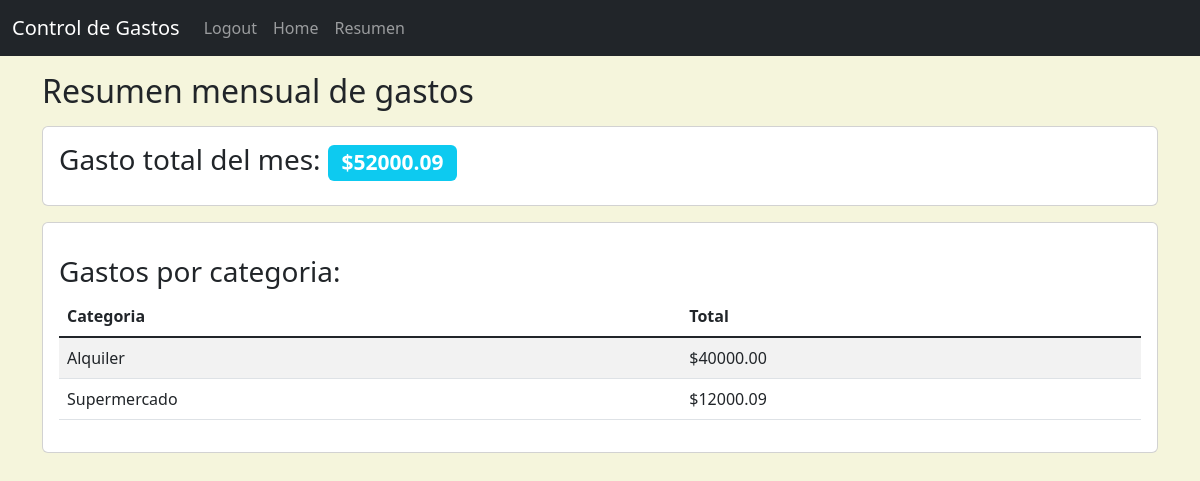
/resumen (signed in), run on the app's committed database.
### website/models.py (models this page shows, shortened)
class Category(db.Model):
    id = db.Column(db.Integer, primary_key=True)
    description = db.Column(db.String(100))

### website/views.py (the view)
@views.route('/resumen')
@login_required
def resumen():
    total = db.session.query(func.sum(Spent.amount).label('total')).filter(
        Spent.user_id == current_user.id).first().total
    gastos_categoria = db.session.query(Category.description, func.sum(Spent.amount)).join(
        Category).filter(Spent.user_id == current_user.id).group_by(Category.id).all()
    print(gastos_categoria)
    return render_template('resumen.html', user=current_user, total=total, gastos_categoria=gastos_categoria)

### website/__init__.py (called while the page is built)
def create_app():
    load_dotenv()
    app = Flask(__name__)
    app.config['SECRET_KEY'] = os.getenv("SECRET_KEY")
    app.config['SQLALCHEMY_DATABASE_URI'] = f'sqlite:///{DB_NAME}'
    app.config['SQLALCHEMY_TRACK_MODIFICATIONS'] = False
    db.init_app(app)
    csrf.init_app(app)
    from .views import views
    from .auth import auth
    app.register_blueprint(views, url_prefix='/')
    app.register_blueprint(auth, url_prefix='/')
    from .models import User, Spent, Category
    login_manager = LoginManager()
    login_manager.login_view = 'auth.login'
    login_manager.init_app(app)
    @login_manager.user_loader
    def load_user(id):
        return User.query.get(int(id))
    create_database(app)
    return app

### website/templates/resumen.html (shortened to what this page needs)
{% extends 'base.html' %}
{% block content %}
<h2 class="mt-3 mb-3">Resumen mensual de gastos</h2>
<div class="card">
  <div class="card-body">
    <div class="card-title">
      <h3>
        Gasto total del mes:
        <span class="badge bg-info"
          ><strong>${{'%.2f'|format(total)}}</strong></span
        >
      </h3>
    </div>
  </div>
</div>
<div class="card mt-3">
  <div class="card-body">
    <div class="card-title">
      <h3 class="mt-3">Gastos por categoria:</h3>
    </div>
    <table class="table table-striped">
      <thead>
        <tr>
          <th>Categoria</th>
          <th>Total</th>
        </tr>
      </thead>
      <tbody class="table-group-divider">
        {% for gasto in gastos_categoria %}
        <tr>
          <td>{{gasto[0]}}</td>
          <td>{{'$%.2f'|format(gasto[1])}}</td>
        </tr>
        {% endfor %}
      </tbody>
    </table>
  </div>
</div>
{% endblock%}

### data on the page
Category: description "Alquiler", gasto "$40000.00"
Category: description "Supermercado", gasto "$12000.09"

### other printed values
{{ '%.2f'|format(total) }} "52000.09"
